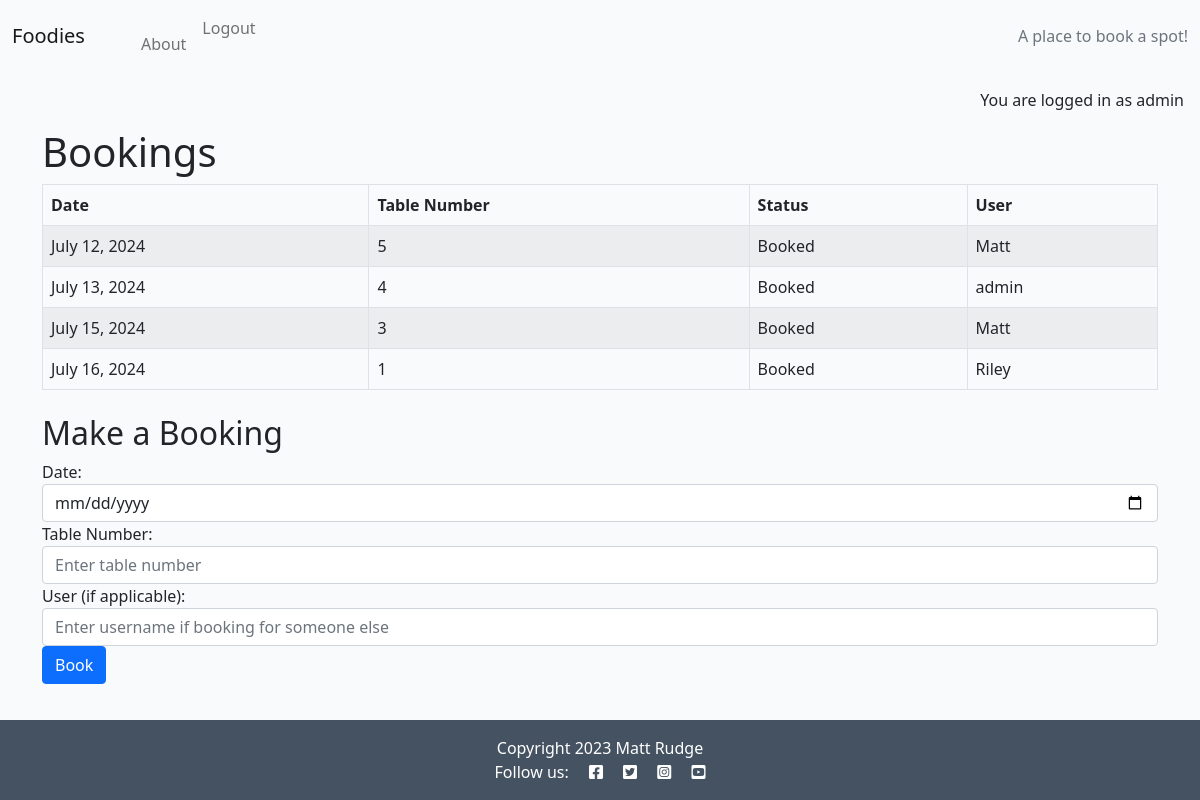
The page / (signed in) on the database as committed earlier.
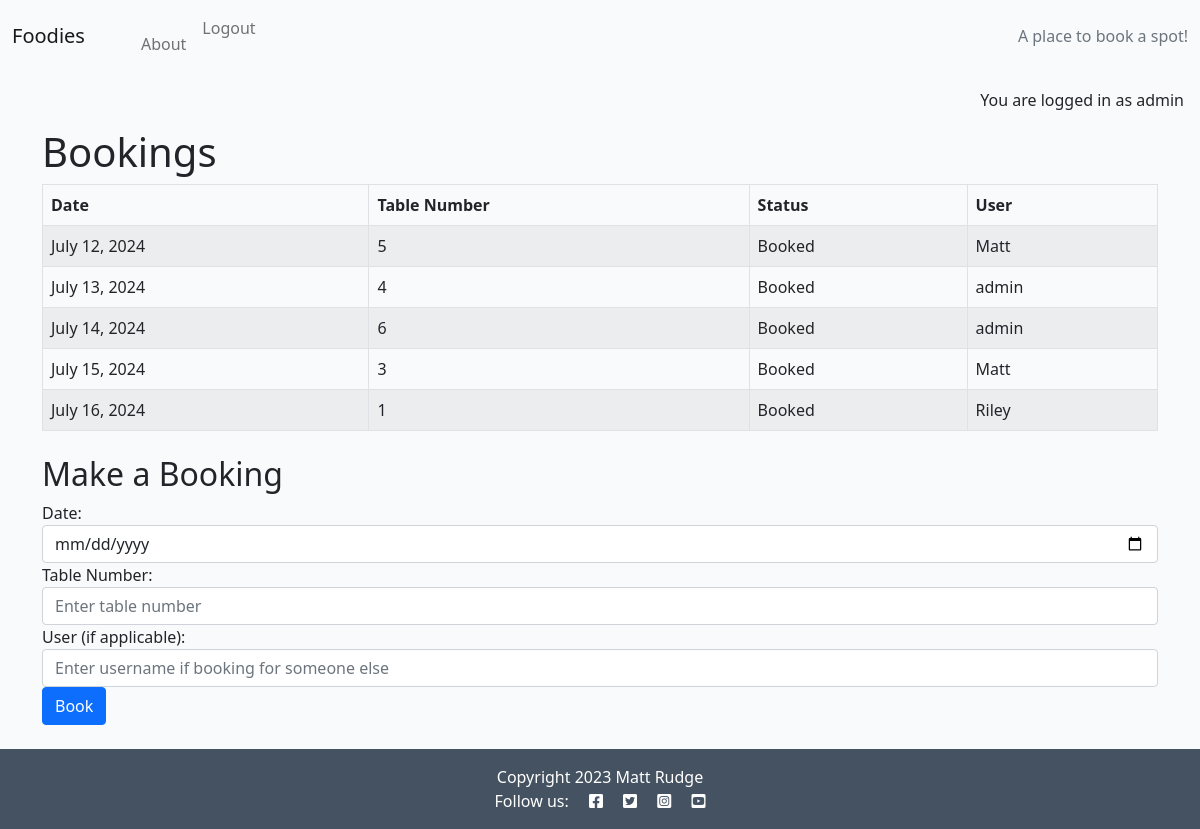
The same page on the database as committed later.
### blog/models.py (models this page shows, shortened)
class Booking(models.Model):
    id = models.AutoField(primary_key=True)
    date = models.DateField()
    table_number = models.IntegerField(default=1)  # learned from CI
    user = models.ForeignKey(User, on_delete=models.CASCADE)
    booked = models.BooleanField(default=False)
    class Meta:
        unique_together = ('date', 'table_number')

### blog/views.py (the view)
# urls.py: path('', views.index, name='home'),
@login_required
def index(request):
    if request.method == 'POST':
        form = BookingForm(request.POST)
        if form.is_valid():
            date = form.cleaned_data['date']
            table_number = form.cleaned_data['table_number']
            user = request.user
            existing_booking = Booking.objects.filter(date=date, table_number=table_number).exists()
            if existing_booking:
                messages.error(request, 'This table is already booked for the selected date.')
            else:
                booking = form.save(commit=False)
                booking.user = user
                booking.booked = True  # Ensure the booking is marked as booked
                booking.save()
                messages.success(request, 'Booking successfully created.')
                return redirect('home')
        else:
            messages.error(request, 'There was an error with your booking.')
    else:
        form = BookingForm()
    bookings = Booking.objects.all().order_by('date')
    context = {
        'bookings': bookings,
        'form': form,
    }
    return render(request, 'blog/index.html', context)

### blog/forms.py (shortened to what this page needs)
class BookingForm(forms.ModelForm):
    table_number = forms.IntegerField(label='Table Number')
    class Meta:
        model = Booking
        fields = ['date', 'table_number']

### blog/templates/blog/index.html (shortened to what this page needs)
{% extends "base.html" %}
{% block content %}
<div class="content container">
    <h1>Bookings</h1>
    <table class="table table-striped table-bordered">
        <thead class="thead-dark">
            <tr>
                <th>Date</th>
                <th>Table Number</th>
                <th>Status</th>
                <th>User</th>
            </tr>
        </thead>
        <tbody>
            {% for booking in bookings %}
            <tr>
                <td>{{ booking.date }}</td>
                <td>{{ booking.table_number }}</td>
                <td>{{ booking.booked|yesno:"Booked,Available" }}</td>
                <td>
                    {% if booking.booked %}
                        {{ booking.user.username }}
                    {% else %}
                        N/A
                    {% endif %}
                </td>
            </tr>
            {% endfor %}
        </tbody>
    </table>
    <h2 class="mt-4">Make a Booking</h2>
    {% if user.is_authenticated %}
        <form method="post" class="mb-4">
            <div class="form-group">
                <label for="id_date">Date:</label>
                <input type="date" id="id_date" name="date" class="form-control" required>
            </div>
            <div class="form-group">
                <label for="id_table_number">Table Number:</label>
                <input type="text" id="id_table_number" name="table_number" class="form-control" placeholder="Enter table number" required>
            </div>
            <div class="form-group">
                <label for="id_user">User (if applicable):</label>
                <input type="text" id="id_user" name="user" class="form-control" placeholder="Enter username if booking for someone else">
            </div>
            <button type="submit" class="btn btn-primary">Book</button>
        </form>
    {% else %}
        <div class="alert alert-warning">
            You need to <a href="{% url 'account_login' %}">login</a> to make a booking.
        </div>
    {% endif %}
</div>
{% endblock %}
{% block copyright %}
    Copyright 2023 Matt Rudge
{% endblock %}

### blog/templates/base.html (shortened to what this page needs)
{% load static %}
{% url 'about' as about_url %}
{% url 'home' as home_url %}
<!DOCTYPE html>
<html class="h-100" lang="en">
<head>
    <link rel="stylesheet" href="https://cdnjs.cloudflare.com/ajax/libs/font-awesome/5.15.3/css/all.min.css">
    <link href="https://cdn.jsdelivr.net/npm/bootstrap@5.0.1/dist/css/bootstrap.min.css" rel="stylesheet"
>
    <link rel="stylesheet" href="{% static 'css/style.css' %}">
</head>
<body class="d-flex flex-column h-100 main-bg">
    <nav class="navbar navbar-expand-lg navbar-light bg-grey">
        <div class="container-fluid">
            <a class="navbar-brand" href="{% url 'home' %}">Foodies</a>
            <div class="collapse navbar-collapse" id="navbarText">
                <ul class="navbar-nav me-auto mb-2 mb-lg-0">
                    <li class="nav-item">
                        <a class="nav-link {% if request.path == home_url %}active{%endif%}"
                        aria-current="page" href="{% url 'home' %}">
                    </li>
                    <li class="nav-item">
                        <a
                          class="nav-link
                          {% if request.path == about_url %}active{%endif%}"
                          aria-current="page"
                          href="{% url 'about' %}"
                          >About</a
                        >
                      </li>
                      {% if user.is_authenticated %}
                      <li class="nav-item">
                          <a class="nav-link {% if request.path == logout_url %}active{% endif %}" aria-current="page" href="{% url 'account_logout' %}">Logout</a>
                      </li>
                      {% endif %}
                </ul>
                <span class="navbar-text text-muted">
                    A place to book a spot!
                </span>
            </div>
        </div>
    </nav>
    <main class="flex-shrink-0 main-bg">
        {% if user.is_authenticated %}
        <p class="text-end m-3">You are logged in as {{ user }}</p>
        {% else %}
        <p class="text-end m-3">You are not logged in</p>
        {% endif %}
        {% block content %}{% endblock content %}
    </main>
    <footer class="footer mt-auto py-3 dark-bg">
        <p class="m-0 text-center text-white">
            {% block copyright %}{% endblock copyright %}
        </p>
        <p class="m-0 text-center text-white">Follow us: <i class="fab fa-facebook-square ms-3"></i>
            <i class="fab fa-twitter-square ms-3"></i>
            <i class="fab fa-instagram-square ms-3"></i>
            <i class="fab fa-youtube-square ms-3"></i>
        </p>
    </footer>
</body>
</html>

### static/css/style.css (style rules this page uses)
body { background-color: #F9FAFC; }
.dark-bg { background-color: #445261; }
.main-bg { background-color: #F9FAFC; }

Rows that differ between the two databases and show on the page:
added Booking: date "July 14, 2024", table_number "6", booked "Booked", user.username "admin"
